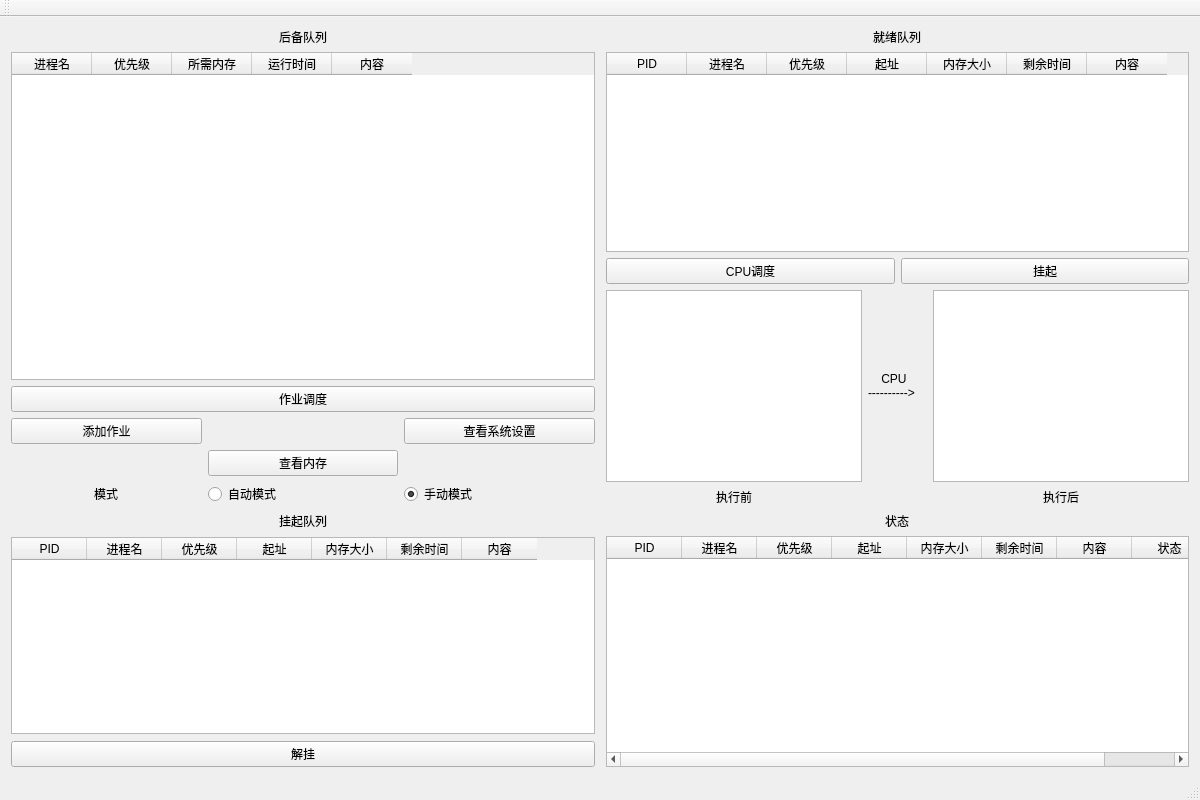
<?xml version="1.0" encoding="UTF-8"?>
<ui version="4.0">
 <class>MainWindow</class>
 <widget class="QMainWindow" name="MainWindow">
  <property name="geometry">
   <rect>
    <x>0</x>
    <y>0</y>
    <width>1200</width>
    <height>800</height>
   </rect>
  </property>
  <property name="windowTitle">
   <string>CPU Scheduling</string>
  </property>
  <widget class="QWidget" name="centralWidget">
   <layout class="QGridLayout" name="gridLayout_2">
    <item row="0" column="2">
     <layout class="QVBoxLayout" name="readyVLayout">
      <item alignment="Qt::AlignHCenter">
       <widget class="QLabel" name="readyLabel">
        <property name="text">
         <string>就绪队列</string>
        </property>
       </widget>
      </item>
      <item>
       <widget class="QTableWidget" name="readyTableWidget">
        <property name="sizePolicy">
         <sizepolicy hsizetype="Expanding" vsizetype="Expanding">
          <horstretch>0</horstretch>
          <verstretch>0</verstretch>
         </sizepolicy>
        </property>
        <property name="sortingEnabled">
         <bool>false</bool>
        </property>
        <attribute name="horizontalHeaderDefaultSectionSize">
         <number>80</number>
        </attribute>
        <attribute name="horizontalHeaderShowSortIndicator" stdset="0">
         <bool>false</bool>
        </attribute>
        <attribute name="horizontalHeaderStretchLastSection">
         <bool>false</bool>
        </attribute>
        <attribute name="verticalHeaderStretchLastSection">
         <bool>false</bool>
        </attribute>
        <column>
         <property name="text">
          <string>PID</string>
         </property>
        </column>
        <column>
         <property name="text">
          <string>进程名</string>
         </property>
        </column>
        <column>
         <property name="text">
          <string>优先级</string>
         </property>
        </column>
        <column>
         <property name="text">
          <string>起址</string>
         </property>
        </column>
        <column>
         <property name="text">
          <string>内存大小</string>
         </property>
        </column>
        <column>
         <property name="text">
          <string>剩余时间</string>
         </property>
        </column>
        <column>
         <property name="text">
          <string>内容</string>
         </property>
        </column>
       </widget>
      </item>
      <item>
       <layout class="QHBoxLayout" name="horizontalLayout">
        <item>
         <widget class="QPushButton" name="CPUSchedulingPushButton">
          <property name="sizePolicy">
           <sizepolicy hsizetype="Minimum" vsizetype="Fixed">
            <horstretch>0</horstretch>
            <verstretch>0</verstretch>
           </sizepolicy>
          </property>
          <property name="text">
           <string>CPU调度</string>
          </property>
         </widget>
        </item>
        <item>
         <widget class="QPushButton" name="suspendPushButton">
          <property name="text">
           <string>挂起</string>
          </property>
         </widget>
        </item>
       </layout>
      </item>
     </layout>
    </item>
    <item row="0" column="0" rowspan="2">
     <layout class="QVBoxLayout" name="backupVLayout">
      <item alignment="Qt::AlignHCenter">
       <widget class="QLabel" name="backupLabel">
        <property name="text">
         <string>后备队列</string>
        </property>
       </widget>
      </item>
      <item>
       <widget class="QTableWidget" name="backupTableWidget">
        <property name="enabled">
         <bool>true</bool>
        </property>
        <attribute name="horizontalHeaderCascadingSectionResizes">
         <bool>true</bool>
        </attribute>
        <attribute name="horizontalHeaderDefaultSectionSize">
         <number>80</number>
        </attribute>
        <attribute name="horizontalHeaderHighlightSections">
         <bool>true</bool>
        </attribute>
        <attribute name="horizontalHeaderStretchLastSection">
         <bool>false</bool>
        </attribute>
        <attribute name="verticalHeaderStretchLastSection">
         <bool>false</bool>
        </attribute>
        <column>
         <property name="text">
          <string>进程名</string>
         </property>
        </column>
        <column>
         <property name="text">
          <string>优先级</string>
         </property>
        </column>
        <column>
         <property name="text">
          <string>所需内存</string>
         </property>
        </column>
        <column>
         <property name="text">
          <string>运行时间</string>
         </property>
        </column>
        <column>
         <property name="text">
          <string>内容</string>
         </property>
        </column>
       </widget>
      </item>
      <item>
       <widget class="QPushButton" name="jobSchedulingPushButton">
        <property name="text">
         <string>作业调度</string>
        </property>
       </widget>
      </item>
     </layout>
    </item>
    <item row="1" column="2" rowspan="2">
     <layout class="QGridLayout" name="CPUGridLayout">
      <item row="1" column="3">
       <widget class="QTextEdit" name="CPUTextEdit2">
        <property name="font">
         <font>
          <family>Consolas</family>
          <pointsize>11</pointsize>
         </font>
        </property>
        <property name="readOnly">
         <bool>true</bool>
        </property>
       </widget>
      </item>
      <item row="1" column="0">
       <widget class="QTextEdit" name="CPUTextEdit1">
        <property name="font">
         <font>
          <family>Consolas</family>
          <pointsize>11</pointsize>
         </font>
        </property>
        <property name="readOnly">
         <bool>true</bool>
        </property>
       </widget>
      </item>
      <item row="1" column="1">
       <widget class="QLabel" name="CPULabel">
        <property name="sizePolicy">
         <sizepolicy hsizetype="Expanding" vsizetype="Preferred">
          <horstretch>0</horstretch>
          <verstretch>0</verstretch>
         </sizepolicy>
        </property>
        <property name="text">
         <string>    CPU
----------&gt;</string>
        </property>
       </widget>
      </item>
      <item row="2" column="0" alignment="Qt::AlignHCenter">
       <widget class="QLabel" name="label">
        <property name="text">
         <string>执行前</string>
        </property>
       </widget>
      </item>
      <item row="2" column="3" alignment="Qt::AlignHCenter">
       <widget class="QLabel" name="label_2">
        <property name="text">
         <string>执行后</string>
        </property>
       </widget>
      </item>
     </layout>
    </item>
    <item row="3" column="0">
     <layout class="QVBoxLayout" name="suspendVLayout" stretch="0,0,0">
      <property name="spacing">
       <number>7</number>
      </property>
      <property name="sizeConstraint">
       <enum>QLayout::SetDefaultConstraint</enum>
      </property>
      <item alignment="Qt::AlignHCenter">
       <widget class="QLabel" name="suspendLabel">
        <property name="text">
         <string>挂起队列</string>
        </property>
       </widget>
      </item>
      <item>
       <widget class="QTableWidget" name="suspendTableWidget">
        <property name="sizePolicy">
         <sizepolicy hsizetype="Expanding" vsizetype="Expanding">
          <horstretch>0</horstretch>
          <verstretch>0</verstretch>
         </sizepolicy>
        </property>
        <property name="sortingEnabled">
         <bool>true</bool>
        </property>
        <attribute name="horizontalHeaderDefaultSectionSize">
         <number>75</number>
        </attribute>
        <attribute name="horizontalHeaderShowSortIndicator" stdset="0">
         <bool>false</bool>
        </attribute>
        <attribute name="horizontalHeaderStretchLastSection">
         <bool>false</bool>
        </attribute>
        <column>
         <property name="text">
          <string>PID</string>
         </property>
        </column>
        <column>
         <property name="text">
          <string>进程名</string>
         </property>
        </column>
        <column>
         <property name="text">
          <string>优先级</string>
         </property>
        </column>
        <column>
         <property name="text">
          <string>起址</string>
         </property>
        </column>
        <column>
         <property name="text">
          <string>内存大小</string>
         </property>
        </column>
        <column>
         <property name="text">
          <string>剩余时间</string>
         </property>
        </column>
        <column>
         <property name="text">
          <string>内容</string>
         </property>
        </column>
       </widget>
      </item>
      <item>
       <widget class="QPushButton" name="recoverPushButton">
        <property name="text">
         <string>解挂</string>
        </property>
       </widget>
      </item>
     </layout>
    </item>
    <item row="3" column="2">
     <layout class="QVBoxLayout" name="statusVLayout">
      <item alignment="Qt::AlignHCenter">
       <widget class="QLabel" name="statusLabel">
        <property name="text">
         <string>状态</string>
        </property>
       </widget>
      </item>
      <item>
       <widget class="QTableWidget" name="statusTableWidget">
        <property name="sortingEnabled">
         <bool>true</bool>
        </property>
        <attribute name="horizontalHeaderCascadingSectionResizes">
         <bool>false</bool>
        </attribute>
        <attribute name="horizontalHeaderDefaultSectionSize">
         <number>75</number>
        </attribute>
        <attribute name="horizontalHeaderShowSortIndicator" stdset="0">
         <bool>false</bool>
        </attribute>
        <attribute name="horizontalHeaderStretchLastSection">
         <bool>false</bool>
        </attribute>
        <attribute name="verticalHeaderStretchLastSection">
         <bool>false</bool>
        </attribute>
        <column>
         <property name="text">
          <string>PID</string>
         </property>
        </column>
        <column>
         <property name="text">
          <string>进程名</string>
         </property>
        </column>
        <column>
         <property name="text">
          <string>优先级</string>
         </property>
        </column>
        <column>
         <property name="text">
          <string>起址</string>
         </property>
        </column>
        <column>
         <property name="text">
          <string>内存大小</string>
         </property>
        </column>
        <column>
         <property name="text">
          <string>剩余时间</string>
         </property>
        </column>
        <column>
         <property name="text">
          <string>内容</string>
         </property>
        </column>
        <column>
         <property name="text">
          <string>状态</string>
         </property>
        </column>
       </widget>
      </item>
     </layout>
    </item>
    <item row="2" column="0">
     <layout class="QGridLayout" name="gridLayout">
      <item row="2" column="1">
       <widget class="QRadioButton" name="autoRadioButton">
        <property name="text">
         <string>自动模式</string>
        </property>
        <attribute name="buttonGroup">
         <string notr="true">buttonGroup</string>
        </attribute>
       </widget>
      </item>
      <item row="2" column="0" alignment="Qt::AlignHCenter">
       <widget class="QLabel" name="modelLabel">
        <property name="text">
         <string>模式</string>
        </property>
       </widget>
      </item>
      <item row="2" column="2">
       <widget class="QRadioButton" name="manRadioButton">
        <property name="text">
         <string>手动模式</string>
        </property>
        <property name="checked">
         <bool>true</bool>
        </property>
        <attribute name="buttonGroup">
         <string notr="true">buttonGroup</string>
        </attribute>
       </widget>
      </item>
      <item row="0" column="2">
       <widget class="QPushButton" name="settingsButton">
        <property name="text">
         <string>查看系统设置</string>
        </property>
       </widget>
      </item>
      <item row="0" column="0">
       <widget class="QPushButton" name="addJobButton">
        <property name="text">
         <string>添加作业</string>
        </property>
       </widget>
      </item>
      <item row="1" column="1">
       <widget class="QPushButton" name="viewRAMButton">
        <property name="text">
         <string>查看内存</string>
        </property>
       </widget>
      </item>
     </layout>
    </item>
    <item row="0" column="1">
     <spacer name="horizontalSpacer">
      <property name="orientation">
       <enum>Qt::Horizontal</enum>
      </property>
      <property name="sizeType">
       <enum>QSizePolicy::Fixed</enum>
      </property>
      <property name="sizeHint" stdset="0">
       <size>
        <width>5</width>
        <height>20</height>
       </size>
      </property>
     </spacer>
    </item>
   </layout>
  </widget>
  <widget class="QToolBar" name="mainToolBar">
   <attribute name="toolBarArea">
    <enum>TopToolBarArea</enum>
   </attribute>
   <attribute name="toolBarBreak">
    <bool>false</bool>
   </attribute>
  </widget>
  <widget class="QStatusBar" name="statusBar"/>
 </widget>
 <layoutdefault spacing="6" margin="11"/>
 <resources/>
 <connections/>
 <buttongroups>
  <buttongroup name="buttonGroup"/>
 </buttongroups>
</ui>
